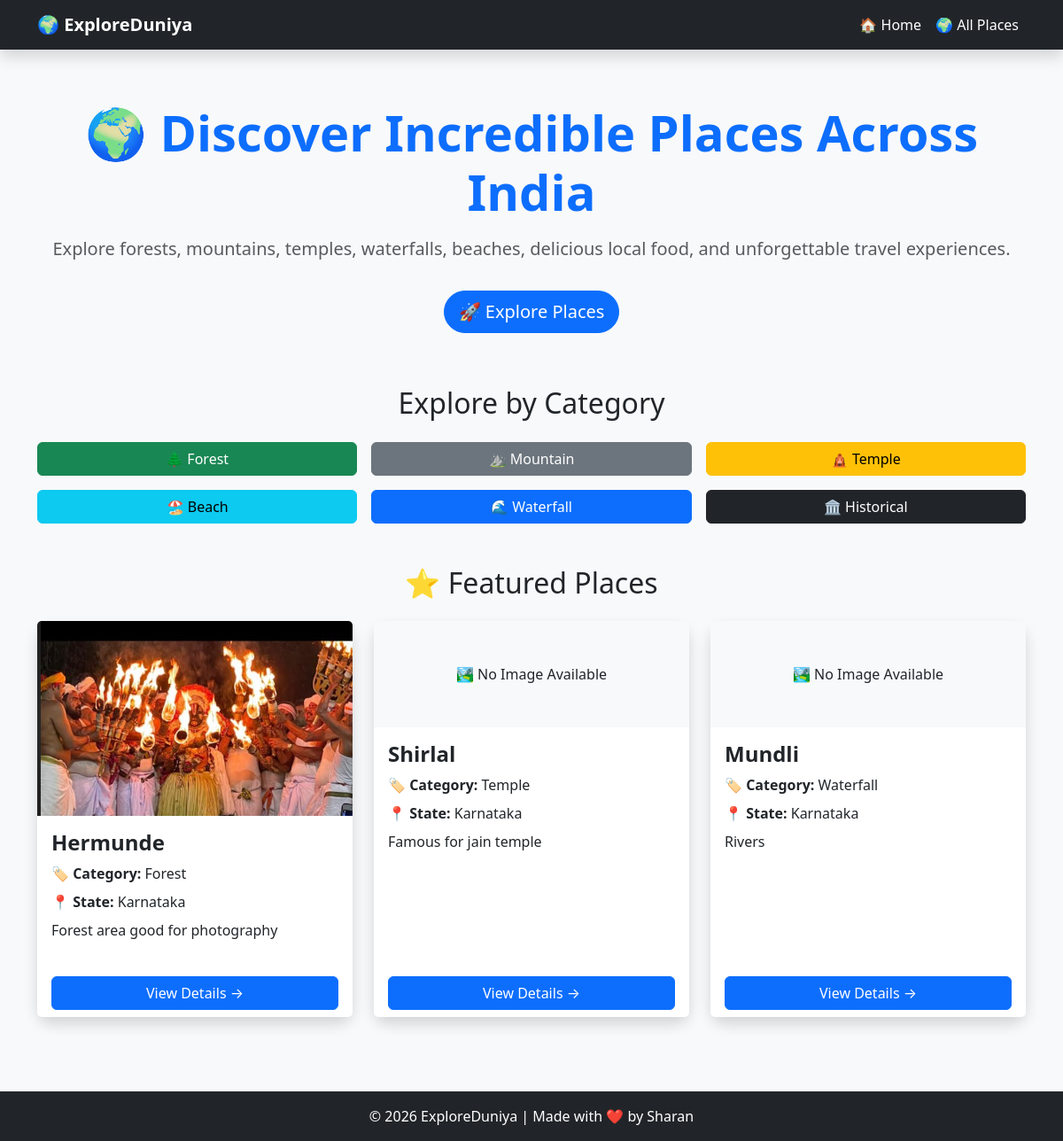
The page / on the database its author committed.
### places/models.py (models this page shows, shortened)
class Place(models.Model):
    CATEGORY_CHOICES = [
        ('Forest', 'Forest'),
        ('Mountain', 'Mountain'),
        ('Temple', 'Temple'),
        ('Beach', 'Beach'),
        ('Waterfall', 'Waterfall'),
        ('Historical', 'Historical'),
        ('Food', 'Food Destination'),
    ]
    name = models.CharField(max_length=100)
    state = models.CharField(max_length=100)
    description = models.TextField()
    category = models.CharField(
        max_length=50,
        choices=CATEGORY_CHOICES,
        default='Forest'
    )
    image = models.ImageField(
        upload_to='places/',
        blank=True,
        null=True
    )

### places/views.py (the view)
# urls.py: path("", home, name="home"),
def home(request):
    places = Place.objects.all()[:3]
    return render(
        request,
        "places/home.html",
        {
            "places": places,
        },
    )

### places/templates/places/home.html (shortened to what this page needs)
<!DOCTYPE html>
<html lang="en">
<head>
    <link href="https://cdn.jsdelivr.net/npm/bootstrap@5.3.7/dist/css/bootstrap.min.css" rel="stylesheet">
</head>
<body>
    <nav class="navbar navbar-expand-lg navbar-dark bg-dark shadow">
        <div class="container">
            <a class="navbar-brand fw-bold" href="/">
                🌍 ExploreDuniya
            </a>
            <div class="navbar-nav ms-auto">
                <a class="nav-link text-white" href="/">🏠 Home</a>
                <a class="nav-link text-white" href="/places/">🌍 All Places</a>
            </div>
        </div>
    </nav>
    <div class="container hero text-center">
        <h1 class="display-4 fw-bold text-primary">
            🌍 Discover Incredible Places Across India
        </h1>
        <p class="lead text-muted mt-3">
            Explore forests, mountains, temples, waterfalls, beaches,
            delicious local food, and unforgettable travel experiences.
        </p>
        <a href="/places/" class="btn btn-primary btn-lg rounded-pill mt-3">
            🚀 Explore Places
        </a>
    </div>
    <div class="container mb-5">
        <h2 class="text-center mb-4">
            Explore by Category
        </h2>
        <div class="row g-3">
            <div class="col-md-4">
                <a href="/places/category/Forest/" class="btn btn-success w-100">
                    🌲 Forest
                </a>
            </div>
            <div class="col-md-4">
                <a href="/places/category/Mountain/" class="btn btn-secondary w-100">
                    ⛰️ Mountain
                </a>
            </div>
            <div class="col-md-4">
                <a href="/places/category/Temple/" class="btn btn-warning w-100">
                    🛕 Temple
                </a>
            </div>
            <div class="col-md-4">
                <a href="/places/category/Beach/" class="btn btn-info w-100">
                    🏖️ Beach
                </a>
            </div>
            <div class="col-md-4">
                <a href="/places/category/Waterfall/" class="btn btn-primary w-100">
                    🌊 Waterfall
                </a>
            </div>
            <div class="col-md-4">
                <a href="/places/category/Historical/" class="btn btn-dark w-100">
                    🏛️ Historical
                </a>
            </div>
        </div>
    </div>
    <div class="container">
        <h2 class="text-center mb-4">
            ⭐ Featured Places
        </h2>
        <div class="row">
            {% for place in places %}
            <div class="col-md-4 mb-4">
                <div class="card h-100 shadow border-0 rounded-4">
                    {% if place.image %}
                        <img
                            src="{{ place.image.url }}"
                            class="card-img-top"
                            alt="{{ place.name }}"
                            style="height:220px; object-fit:cover;"
                        >
                    {% else %}
                        <div class="text-center p-5 bg-light">
                            🏞️ No Image Available
                        </div>
                    {% endif %}
                    <div class="card-body">
                        <h4 class="fw-bold">
                            {{ place.name }}
                        </h4>
                        <p class="mb-2">
                            🏷️ <strong>Category:</strong>
                            {{ place.category }}
                        </p>
                        <p class="mb-2">
                            📍 <strong>State:</strong>
                            {{ place.state }}
                        </p>
                        <p>
                            {{ place.description|truncatewords:18 }}
                        </p>
                    </div>
                    <div class="card-footer bg-white border-0">
                        <a
                            href="/places/{{ place.id }}/"
                            class="btn btn-primary w-100"
                        >
                            View Details →
                        </a>
                    </div>
                </div>
            </div>
            {% empty %}
            <div class="col-12 text-center">
                <div class="alert alert-warning">
                    No places available yet.
                </div>
            </div>
            {% endfor %}
        </div>
    </div>
    <footer class="bg-dark text-white text-center py-3">
        <div class="container">
            © 2026 ExploreDuniya | Made with ❤️ by Sharan
        </div>
    </footer>
</body>
</html>

### places/templates/places/home.html (style rules this page uses)
body { background-color: #f8f9fa; }
.card { transition: transform 0.3s ease, box-shadow 0.3s ease; }
.hero { padding: 60px 20px; }
footer { margin-top: 60px; }

### rows shown on the page
Place: image (picture), name "Hermunde", category "Forest", state "Karnataka", description "Forest area good for photography"
Place: shows "🏞️ No Image Available", name "Shirlal", category "Temple", state "Karnataka", description "Famous for jain temple"
Place: shows "🏞️ No Image Available", name "Mundli", category "Waterfall", state "Karnataka", description "Rivers"
